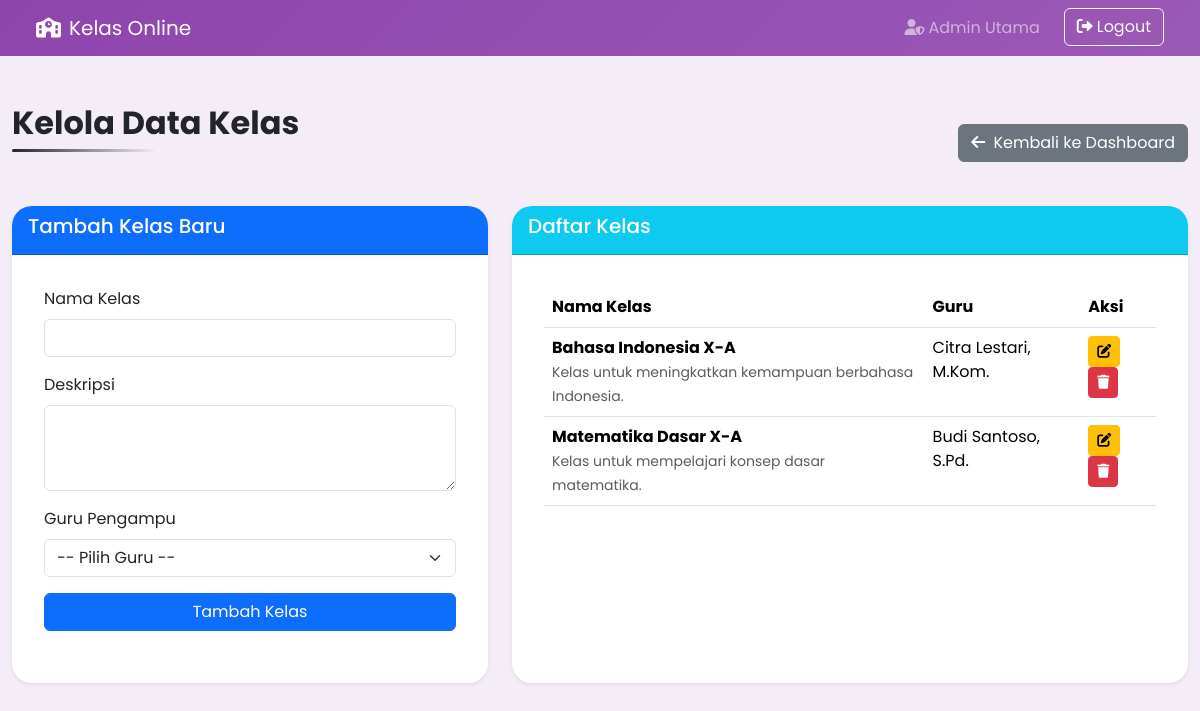
Page /admin/kelola-kelas.php (signed in) on the committed database.
### tables this page shows
CREATE TABLE `kelas` (
  `id` int(11) NOT NULL,
  `nama_kelas` varchar(100) NOT NULL,
  `deskripsi` text DEFAULT NULL,
  `guru_id` int(11) NOT NULL
);

CREATE TABLE `pengguna` (
  `id` int(11) NOT NULL,
  `username` varchar(50) NOT NULL,
  `password` varchar(255) NOT NULL,
  `nama_lengkap` varchar(100) NOT NULL,
  `role` enum('admin','guru','siswa') NOT NULL,
  `created_at` timestamp NOT NULL DEFAULT current_timestamp()
);

### admin/kelola-kelas.php (the view, shortened to what this page needs)
<?php
$admin_username = $_SESSION['namaLengkap'] ?? $_SESSION['username'];
$database = new Database();
$db = $database->getConnection();
$query_kelas = "SELECT k.id, k.nama_kelas, k.deskripsi, k.guru_id, p.nama_lengkap as nama_guru
                FROM kelas k
                JOIN pengguna p ON k.guru_id = p.id
                ORDER BY k.nama_kelas";
$stmt_kelas = $db->query($query_kelas);
$classes = $stmt_kelas->fetchAll(PDO::FETCH_ASSOC);
?>
<!DOCTYPE html>
<html lang="id">
<head>
  <link href="https://cdn.jsdelivr.net/npm/bootstrap@5.3.2/dist/css/bootstrap.min.css" rel="stylesheet" />
  <link rel="stylesheet" href="https://cdnjs.cloudflare.com/ajax/libs/font-awesome/6.0.0/css/all.min.css" />
  <link rel="stylesheet" href="../style.css" />
</head>
<body class="admin-theme">
  <nav class="navbar navbar-expand-lg navbar-dark px-4">
    <div class="container">
      <a class="navbar-brand" href="../admin.php"><i class="fas fa-school me-2"></i>Kelas Online</a>
      <div class="collapse navbar-collapse">
        <ul class="navbar-nav ms-auto">
          <li class="nav-item">
            <span class="nav-link me-3"><i class="fas fa-user-shield me-1"></i><span><?php echo htmlspecialchars($admin_username); ?></span></span>
          </li>
          <li class="nav-item">
            <a href="../logout.php" class="btn btn-outline-light"><i class="fas fa-sign-out-alt me-1"></i>Logout</a>
          </li>
        </ul>
      </div>
    </div>
  </nav>
  <div class="container my-5">
    <div class="d-flex justify-content-between align-items-center mb-4">
        <h2>Kelola Data Kelas</h2>
        <a href="../admin.php" class="btn btn-secondary">
            <i class="fas fa-arrow-left me-1"></i> Kembali ke Dashboard
        </a>
    </div>
    <div class="row">
      <div class="col-md-5 mb-4">
        <div class="card shadow-sm h-100">
          <div class="card-header bg-primary text-white">
            <h5>Tambah Kelas Baru</h5>
          </div>
          <div class="card-body">
            <form id="addCourseForm" method="POST" action="">
              <div class="mb-3">
                <label for="courseName" class="form-label">Nama Kelas</label>
                <input type="text" class="form-control" name="courseName" required>
              </div>
              <div class="mb-3">
                <label for="courseDescription" class="form-label">Deskripsi</label>
                <textarea class="form-control" name="courseDescription" rows="3"></textarea>
              </div>
              <div class="mb-3">
                <label for="teacher_id" class="form-label">Guru Pengampu</label>
                <select name="teacher_id" class="form-select" required>
                    <option value="" disabled selected>-- Pilih Guru --</option>
                </select>
              </div>
              <button type="submit" name="tambah_kelas" class="btn btn-primary w-100">Tambah Kelas</button>
            </form>
          </div>
        </div>
      </div>
      <div class="col-md-7 mb-4">
        <div class="card shadow-sm h-100">
          <div class="card-header bg-info text-white">
            <h5>Daftar Kelas</h5>
          </div>
          <div class="card-body">
            <div class="table-responsive">
              <table class="table table-hover">
                <thead>
                  <tr>
                    <th>Nama Kelas</th>
                    <th>Guru</th>
                    <th>Aksi</th>
                  </tr>
                </thead>
                <tbody>
                  <?php if (empty($classes)): ?>
                    <tr><td colspan="3" class="text-center">Belum ada data kelas.</td></tr>
                  <?php else: ?>
                    <?php foreach ($classes as $class): ?>
                      <tr>
                        <td>
                          <strong><?php echo htmlspecialchars($class['nama_kelas']); ?></strong><br>
                          <small class="text-muted"><?php echo htmlspecialchars($class['deskripsi']); ?></small>
                        </td>
                        <td><?php echo htmlspecialchars($class['nama_guru']); ?></td>
                        <td>
                          <button class="btn btn-warning btn-sm" data-bs-toggle="modal" data-bs-target="#editCourseModal"
                                  data-id="<?php echo $class['id']; ?>"
                                  data-name="<?php echo htmlspecialchars($class['nama_kelas']); ?>"
                                  data-description="<?php echo htmlspecialchars($class['deskripsi']); ?>"
                                  data-teacherid="<?php echo $class['guru_id']; ?>">
                            <i class="fas fa-edit"></i>
                          </button>
                          <form action="" method="POST" class="d-inline" onsubmit="return confirm('Yakin ingin menghapus kelas ini?');">
                            <button type="submit" name="hapus_kelas" class="btn btn-danger btn-sm"><i class="fas fa-trash"></i></button>
                          </form>
                        </td>
                      </tr>
                    <?php endforeach; ?>
                  <?php endif; ?>
                </tbody>
              </table>
            </div>
          </div>
        </div>
      </div>
    </div>
  </div>
</body>
</html>

### style.css (style rules this page uses)
:root { --siswa-gradient: linear-gradient(135deg, #2980b9 0%, #3498db 100%); --siswa-accent: #3498db; --siswa-light: #e7f5fd; --guru-gradient: linear-gradient(135deg, #16a085 0%, #2ecc71 100%); --guru-accent: #16a085; --guru-light: #e8f8f5; --admin-gradient: linear-gradient(135deg, #8e44ad 0%, #9b59b6 100%); --admin-accent: #8e44ad; --admin-light: #f4ecf7; --login-gradient: linear-gradient(135deg, #6a11cb 0%, #2575fc 100%); }
body, html { font-family: 'Poppins', sans-serif; margin: 0; padding: 0; height: 100%; background-color: #f9fafb; }
.container { max-width: 1200px; }
.card { border: none; border-radius: 20px; overflow: hidden; box-shadow: 0 15px 30px rgba(0, 0, 0, 0.1); transition: all 0.3s ease; margin-bottom: 20px; }
.card-body { padding: 2rem !important; }
body.admin-theme { background-color: var(--admin-light); }
.admin-theme .navbar { background: var(--admin-gradient) !important; }
h2 { font-weight: 700; margin-bottom: 30px; position: relative; display: inline-block; padding-bottom: 10px; }
h2:after { content: ''; position: absolute; bottom: 0; left: 0; width: 50%; height: 3px; background: linear-gradient(to right, currentColor, transparent); border-radius: 10px; }

### rows in the picture
kelas: nama_kelas "Bahasa Indonesia X-A", deskripsi "Kelas untuk meningkatkan kemampuan berbahasa Indonesia.", guru.nama_lengkap "Citra Lestari, M.Kom."
kelas: nama_kelas "Matematika Dasar X-A", deskripsi "Kelas untuk mempelajari konsep dasar matematika.", guru.nama_lengkap "Budi Santoso, S.Pd."

### other values in the picture
$admin_username "Admin Utama"
